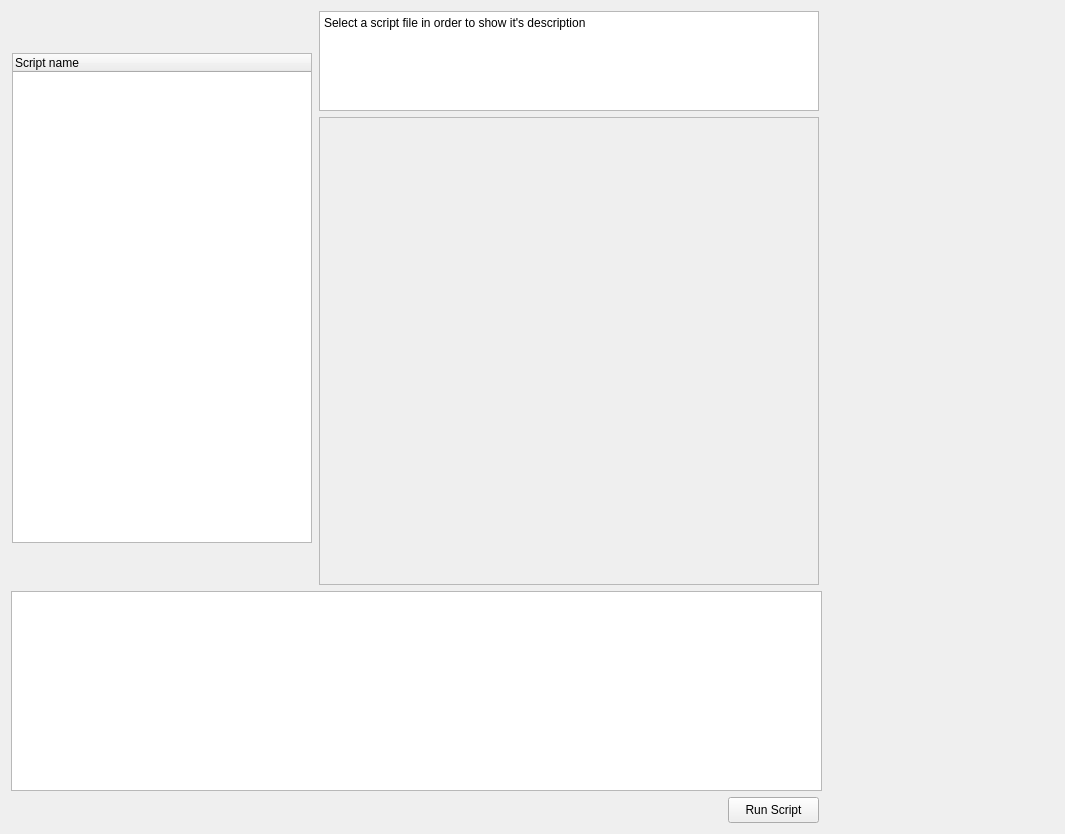
<ui version="4.0" >
 <class>NMGConverterWidgetBase</class>
 <widget class="QWidget" name="NMGConverterWidgetBase" >
  <property name="geometry" >
   <rect>
    <x>0</x>
    <y>0</y>
    <width>1065</width>
    <height>834</height>
   </rect>
  </property>
  <property name="windowTitle" >
   <string>Form</string>
  </property>
  <layout class="QHBoxLayout" name="horizontalLayout_3" >
   <item>
    <layout class="QVBoxLayout" name="verticalLayout_3" >
     <item>
      <layout class="QHBoxLayout" name="horizontalLayout_2" >
       <item>
        <widget class="QTreeWidget" name="listScripts" >
         <property name="sizePolicy" >
          <sizepolicy vsizetype="Fixed" hsizetype="Fixed" >
           <horstretch>0</horstretch>
           <verstretch>0</verstretch>
          </sizepolicy>
         </property>
         <property name="minimumSize" >
          <size>
           <width>300</width>
           <height>490</height>
          </size>
         </property>
         <property name="maximumSize" >
          <size>
           <width>300</width>
           <height>490</height>
          </size>
         </property>
         <column>
          <property name="text" >
           <string>Script name</string>
          </property>
         </column>
        </widget>
       </item>
       <item>
        <layout class="QVBoxLayout" name="verticalLayout" >
         <item>
          <widget class="QTextBrowser" name="descBox" >
           <property name="sizePolicy" >
            <sizepolicy vsizetype="Fixed" hsizetype="Fixed" >
             <horstretch>0</horstretch>
             <verstretch>0</verstretch>
            </sizepolicy>
           </property>
           <property name="minimumSize" >
            <size>
             <width>500</width>
             <height>100</height>
            </size>
           </property>
           <property name="maximumSize" >
            <size>
             <width>500</width>
             <height>100</height>
            </size>
           </property>
           <property name="autoFillBackground" >
            <bool>false</bool>
           </property>
           <property name="html" >
            <string>&lt;!DOCTYPE HTML PUBLIC "-//W3C//DTD HTML 4.0//EN" "http://www.w3.org/TR/REC-html40/strict.dtd">
&lt;html>&lt;head>&lt;meta name="qrichtext" content="1" />&lt;style type="text/css">
p, li { white-space: pre-wrap; }
&lt;/style>&lt;/head>&lt;body style=" font-family:'Sans Serif'; font-size:9pt; font-weight:400; font-style:normal;">
&lt;p style=" margin-top:0px; margin-bottom:0px; margin-left:0px; margin-right:0px; -qt-block-indent:0; text-indent:0px;">Select a script file in order to show it's description&lt;/p>&lt;/body>&lt;/html></string>
           </property>
          </widget>
         </item>
         <item>
          <widget class="QFrame" name="frameScripts" >
           <property name="sizePolicy" >
            <sizepolicy vsizetype="Fixed" hsizetype="Fixed" >
             <horstretch>0</horstretch>
             <verstretch>0</verstretch>
            </sizepolicy>
           </property>
           <property name="minimumSize" >
            <size>
             <width>500</width>
             <height>380</height>
            </size>
           </property>
           <property name="maximumSize" >
            <size>
             <width>500</width>
             <height>5000</height>
            </size>
           </property>
           <property name="frameShape" >
            <enum>QFrame::StyledPanel</enum>
           </property>
           <property name="frameShadow" >
            <enum>QFrame::Raised</enum>
           </property>
          </widget>
         </item>
        </layout>
       </item>
      </layout>
     </item>
     <item>
      <layout class="QVBoxLayout" name="verticalLayout_2" >
       <item>
        <widget class="QTextBrowser" name="outputBox" >
         <property name="sizePolicy" >
          <sizepolicy vsizetype="Fixed" hsizetype="Fixed" >
           <horstretch>0</horstretch>
           <verstretch>0</verstretch>
          </sizepolicy>
         </property>
         <property name="minimumSize" >
          <size>
           <width>811</width>
           <height>200</height>
          </size>
         </property>
         <property name="maximumSize" >
          <size>
           <width>811</width>
           <height>200</height>
          </size>
         </property>
         <property name="font" >
          <font>
           <pointsize>9</pointsize>
          </font>
         </property>
         <property name="autoFillBackground" >
          <bool>false</bool>
         </property>
         <property name="html" >
          <string>&lt;!DOCTYPE HTML PUBLIC "-//W3C//DTD HTML 4.0//EN" "http://www.w3.org/TR/REC-html40/strict.dtd">
&lt;html>&lt;head>&lt;meta name="qrichtext" content="1" />&lt;style type="text/css">
p, li { white-space: pre-wrap; }
&lt;/style>&lt;/head>&lt;body style=" font-family:'Sans Serif'; font-size:9pt; font-weight:400; font-style:normal;">
&lt;p style="-qt-paragraph-type:empty; margin-top:0px; margin-bottom:0px; margin-left:0px; margin-right:0px; -qt-block-indent:0; text-indent:0px;">&lt;/p>&lt;/body>&lt;/html></string>
         </property>
        </widget>
       </item>
       <item>
        <layout class="QHBoxLayout" name="horizontalLayout" >
         <item>
          <spacer name="horizontalSpacer_2" >
           <property name="orientation" >
            <enum>Qt::Horizontal</enum>
           </property>
           <property name="sizeType" >
            <enum>QSizePolicy::Fixed</enum>
           </property>
           <property name="sizeHint" stdset="0" >
            <size>
             <width>715</width>
             <height>23</height>
            </size>
           </property>
          </spacer>
         </item>
         <item>
          <widget class="QPushButton" name="runButton" >
           <property name="minimumSize" >
            <size>
             <width>91</width>
             <height>26</height>
            </size>
           </property>
           <property name="maximumSize" >
            <size>
             <width>91</width>
             <height>26</height>
            </size>
           </property>
           <property name="text" >
            <string>Run Script</string>
           </property>
          </widget>
         </item>
        </layout>
       </item>
      </layout>
     </item>
    </layout>
   </item>
   <item>
    <spacer name="horizontalSpacer" >
     <property name="orientation" >
      <enum>Qt::Horizontal</enum>
     </property>
     <property name="sizeHint" stdset="0" >
      <size>
       <width>216</width>
       <height>20</height>
      </size>
     </property>
    </spacer>
   </item>
  </layout>
 </widget>
 <resources/>
 <connections/>
</ui>
